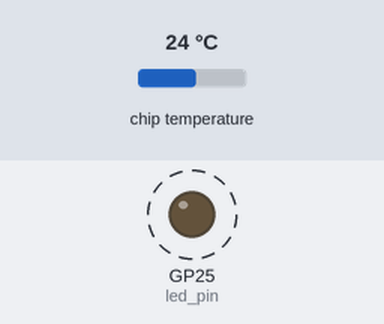
A program run on a simulated Raspberry Pi Pico running MicroPython. On the bench: output pins drawn as LEDs (lit = HIGH). Dashed ring = blinking. The test bench sets the inputs (shaded band); at power-on: chip temperature 24 °C. What the program prints to the serial console is not drawn.

Above: at 0.2 s.
Timing chart, 0 to 3.0 s (numbered marks = the images above):
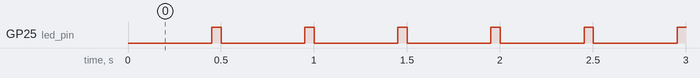

The program:

temp.py
```python
import machine
import utime

sensor_pin = 4
sensor_adc = machine.ADC(sensor_pin)
led_pin    = machine.Pin("LED", machine.Pin.OUT)

def sensor_temperature():
    adc_reading = sensor_adc.read_u16()
    adc_volts   = adc_reading * 3.3 / 65535
    temperature = 27 - (adc_volts - 0.706)/0.001721
    return temperature

def blink_led():
    led_pin.high()
    utime.sleep(.05)
    led_pin.low()

while True:
    try:
        temperature = sensor_temperature()
        print("Temperature:", round(temperature, 2))
        utime.sleep(.45)
        blink_led()
    except KeyboardInterrupt:
        break

led_pin.off()
print("Finished")
```

Measured:
- by itself, GP25 (led_pin): alternates HIGH for 0.05 s and LOW for 0.45 s
